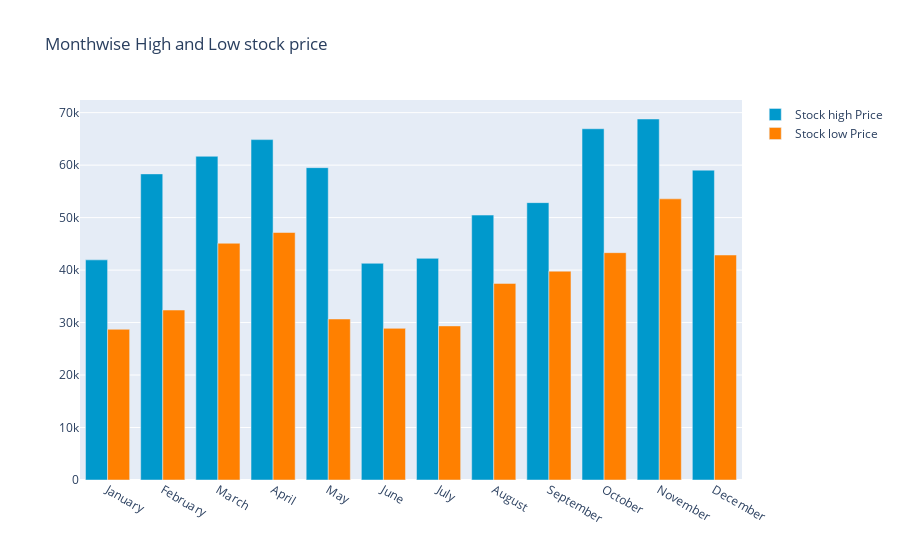

Here is the notebook cell this chart was saved with:
### Code cell
monthvise_high = y_2021.groupby(maindf['Date'].dt.strftime('%B'))['High'].max()
monthvise_high = monthvise_high.reindex(new_order, axis=0)

monthvise_low = y_2021.groupby(y_2021['Date'].dt.strftime('%B'))['Low'].min()
monthvise_low = monthvise_low.reindex(new_order, axis=0)

fig = go.Figure()
fig.add_trace(go.Bar(
    x=monthvise_high.index,
    y=monthvise_high,
    name='Stock high Price',
    marker_color='rgb(0, 153, 204)'
))
fig.add_trace(go.Bar(
    x=monthvise_low.index,
    y=monthvise_low,
    name='Stock low Price',
    marker_color='rgb(255, 128, 0)'
))

fig.update_layout(barmode='group',
                  title=' Monthwise High and Low stock price')
fig.show()

### Figure 1 — Plotly figure (JSON) as saved in the notebook; plotly's stock layout.template omitted (floating-point values rounded to 4 significant figures)
{"data": [{"marker": {"color": "rgb(0, 153, 204)"}, "name": "Stock high Price", "type": "bar", "x": ["January", "February", "March", "April", "May", "June", "July", "August", "September", "October", "November", "December"], "y": [41950.0, 58330.0, 61680.0, 64860.0, 59520.0, 41300.0, 42240.0, 50480.0, 52850.0, 66930.0, 68790.0, 59040.0]}, {"marker": {"color": "rgb(255, 128, 0)"}, "name": "Stock low Price", "type": "bar", "x": ["January", "February", "March", "April", "May", "June", "July", "August", "September", "October", "November", "December"], "y": [28720.0, 32380.0, 45120.0, 47160.0, 30680.0, 28890.0, 29360.0, 37460.0, 39790.0, 43320.0, 53570.0, 42870.0]}], "layout": {"barmode": "group", "title": {"text": " Monthwise High and Low stock price"}}}
